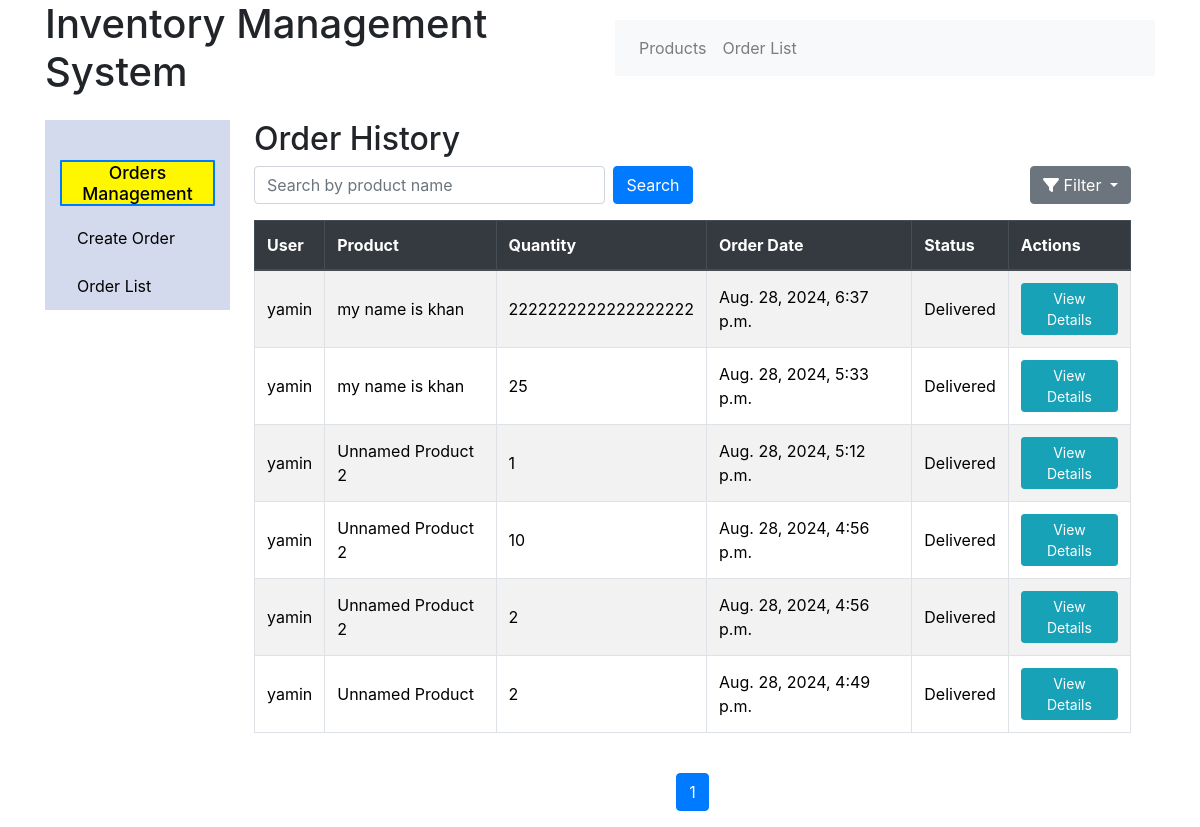
/inventory/order-history/ (signed in), run on the app's committed database.
### inventory_app/models.py (models this page shows, shortened)
class Order(models.Model):
    STATUS_CHOICES = [
        ('pending', 'Pending'),
        ('confirmed', 'Confirmed'),
        ('shipped', 'Shipped'),
        ('delivered', 'Delivered'),
        ('canceled', 'Canceled'),
    ]
    user = models.ForeignKey(User, on_delete=models.CASCADE, default=1)
    product = models.ForeignKey(Product, on_delete=models.CASCADE)
    customer = models.CharField(max_length=255, blank=True, null=True)  # Add this line
    quantity = models.IntegerField()
    order_date = models.DateTimeField(auto_now_add=True)
    status = models.CharField(max_length=10, choices=STATUS_CHOICES, default='pending')
    last_status_change = models.DateTimeField(auto_now=True)

class Product(models.Model):
    name = models.CharField(max_length=100, default='Unnamed Product')
    category = models.ForeignKey(Category, on_delete=models.CASCADE)
    supplier = models.ForeignKey(Supplier, on_delete=models.CASCADE)
    price = models.DecimalField(max_digits=10, decimal_places=2, default=0.00)
    stock_quantity = models.IntegerField(default=0)
    image = models.ImageField(upload_to='product_images/', blank=True, null=True)  # Image field added

### inventory_app/views.py (the view, shortened to what this page needs)
# urls.py: path('order-history/', views.order_history, name='order_history'),
def order_history(request):
    orders = Order.objects.filter(user=request.user, status='delivered').order_by('-order_date')
    search_query = request.GET.get('search', '')
    start_date_str = request.GET.get('start_date', '')
    end_date_str = request.GET.get('end_date', '')
    if start_date_str:
        start_date = parse_date(start_date_str)
        orders = orders.filter(order_date__gte=start_date)
    if end_date_str:
        end_date = parse_date(end_date_str)
        orders = orders.filter(order_date__lte=end_date)
    orders = orders.order_by('-order_date')
    paginator = Paginator(orders, 10)  # Show 10 orders per page
    page_number = request.GET.get('page')
    page_obj = paginator.get_page(page_number)
    return render(request, 'inventory_app/order_history.html', {
        'orders': page_obj,
        'page_obj': page_obj,
        'search_query': search_query,
        'start_date': start_date_str,
        'end_date': end_date_str,
    })

### templates/inventory_app/order_history.html (shortened to what this page needs)
{% extends 'base.html' %}
{% load static %}
{% block style %}
<link rel="stylesheet" href="{% static 'css/product-list.css' %}">
{% endblock %}
{% block content %}
<div class="container-fluid">
    <div class="row">
        <nav id="sidebar" class="col-md-3 col-lg-2 d-md-block sidebar">
            <div class="position-sticky">
                <h5 class="text-center mt-4">Orders Management</h5>
                <ul class="nav flex-column">
                    <li class="nav-item">
                        <a class="nav-link" href="{% url 'create_order' %}">Create Order</a>
                    </li>
                    <li class="nav-item">
                        <a class="nav-link" href="{% url 'order_list' %}">Order List</a>
                    </li>
                </ul>
            </div>
        </nav>
        <main role="main" class="col-md-9 ms-sm-auto col-lg-10 px-4">
            <h2>Order History</h2>
            <div class="d-flex justify-content-between mb-3">
                <form method="get" class="d-flex w-50">
                    <input type="text" name="search" value="{{ search_query }}" class="form-control me-2"
                        placeholder="Search by product name">
                    <button type="submit" class="btn btn-primary">Search</button>
                </form>
                <div class="dropdown">
                    <button class="btn btn-secondary dropdown-toggle" type="button" id="filterDropdown"
                        data-bs-toggle="dropdown" aria-expanded="false">
                        <i class="fa fa-filter"></i> Filter
                    </button>
                </div>
            </div>
            <div class="table-responsive">
                <table class="table table-striped table-bordered">
                    <thead class="thead-dark">
                        <tr>
                            <th scope="col">User</th>
                            <th scope="col">Product</th>
                            <th scope="col">Quantity</th>
                            <th scope="col">Order Date</th>
                            <th scope="col">Status</th>
                            <th scope="col">Actions</th>
                        </tr>
                    </thead>
                    <tbody>
                        {% if orders %}
                        {% for order in orders %}
                        <tr>
                            <td class="align-middle">{{ order.user }}</td>
                            <td class="align-middle">{{ order.product.name }}</td>
                            <td class="align-middle">{{ order.quantity }}</td>
                            <td class="align-middle">{{ order.order_date }}</td>
                            <td class="align-middle">{{ order.get_status_display }}</td>
                            <td class="align-middle">
                                <a href="{% url 'order_detail' order.id %}" class="btn btn-info btn-sm">View Details</a>
                            </td>
                        </tr>
                        {% endfor %}
                        {% else %}
                        <tr>
                            <td colspan="6" class="text-center">No orders yet.</td>
                        </tr>
                        {% endif %}
                    </tbody>
                </table>
            </div>
            <nav aria-label="Page navigation">
                <ul class="pagination justify-content-center mt-4">
                    {% for num in page_obj.paginator.page_range %}
                    <li class="page-item {% if page_obj.number == num %}active{% endif %}">
                        <a class="page-link" href="?page={{ num }}">{{ num }}</a>
                    </li>
                    {% endfor %}
                </ul>
            </nav>
        </main>
    </div>
</div>
{% endblock %}

### static/css/product-list.css (style rules this page uses)
body { font-family: "Segoe UI", Tahoma, Geneva, Verdana, sans-serif; background-color: #f5f5f5; }
.container-fluid { padding: 0; }
.sidebar { background-color: #d3daed; height: 100%; padding-top: 1rem; }
.sidebar h5 { background-color: #fff700; color: #000000; border: 2px solid transparent; font-size: 1.1rem; border-color: #007bff; border-radius: 1px; }
.sidebar .nav-link { color: #000000; padding: 10px 15px; font-size: 1rem; border: 2px solid transparent; }
.btn-primary { background-color: #007bff; border-color: #007bff; }
.btn-secondary { background-color: #6c757d; border-color: #6c757d; }
.pagination .page-item .page-link { color: #ff0000; }
.pagination .page-item.active .page-link { background-color: #007bff; border-color: #007bff; }

### data on the page
Order: user "yamin", product.name "my name is khan", quantity "2222222222222222222", order_date "Aug. 28, 2024, 6:37 p.m.", status "Delivered"
Order: user "yamin", product.name "my name is khan", quantity "25", order_date "Aug. 28, 2024, 5:33 p.m.", status "Delivered"
Order: user "yamin", product.name "Unnamed Product 2", quantity "1", order_date "Aug. 28, 2024, 5:12 p.m.", status "Delivered"
Order: user "yamin", product.name "Unnamed Product 2", quantity "10", order_date "Aug. 28, 2024, 4:56 p.m.", status "Delivered"
Order: user "yamin", product.name "Unnamed Product 2", quantity "2", order_date "Aug. 28, 2024, 4:56 p.m.", status "Delivered"
Order: user "yamin", product.name "Unnamed Product", quantity "2", order_date "Aug. 28, 2024, 4:49 p.m.", status "Delivered"

### other printed values
{{ num }} "1"
